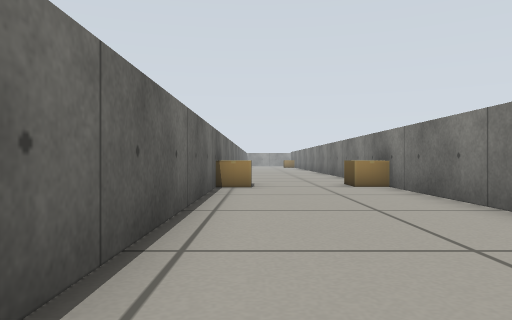
View 1 (above)

24 first-person views from a walk through a world built for the Gazebo simulator. The camera is 0.31 m above the floor, looks level and sees 70° across. The floor is counted in squares, 0.5 m on a side. Each view is taken from the middle of a square. On the plan, view 1 faces up. The plan holds only what a view shows up to about 10 squares ahead; the rest is blank.

View 2
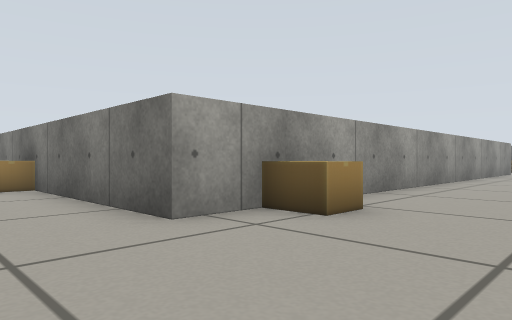

View 3
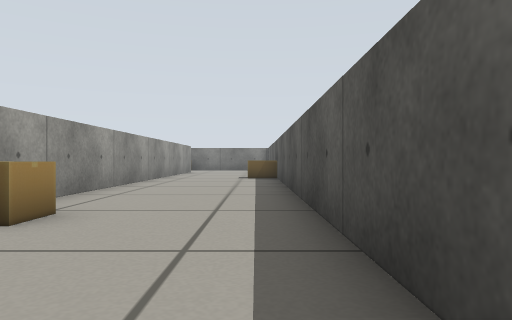

View 4
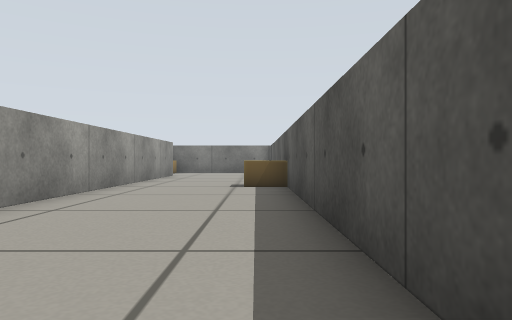

View 5
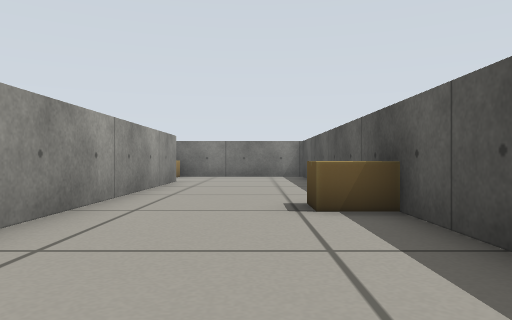

View 6
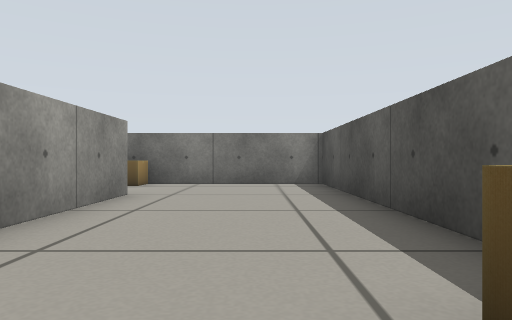

View 7
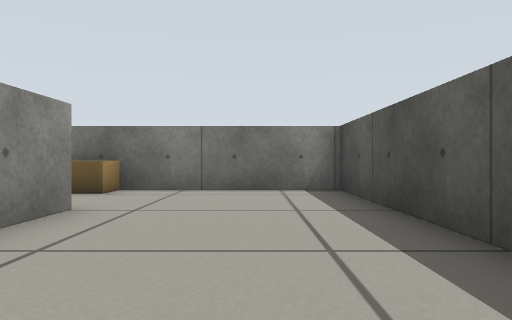

View 8
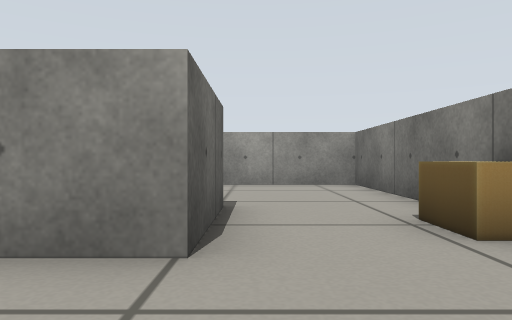

View 9
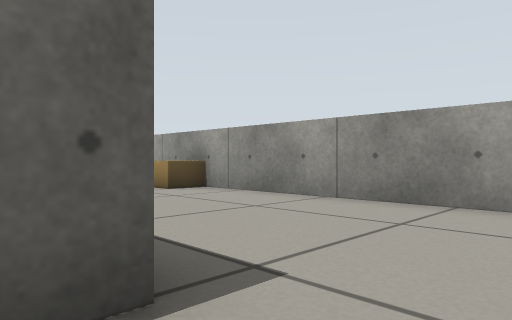

View 10
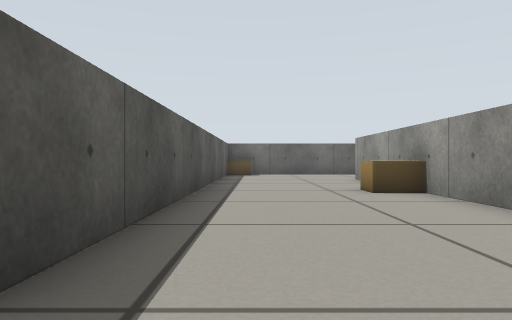

View 11
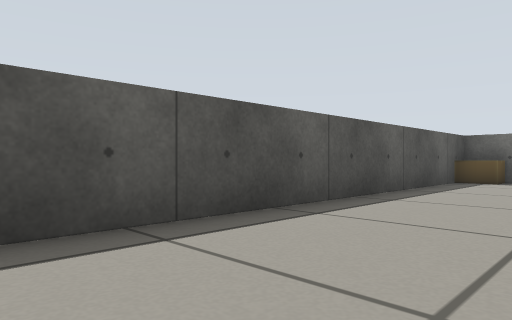

View 12
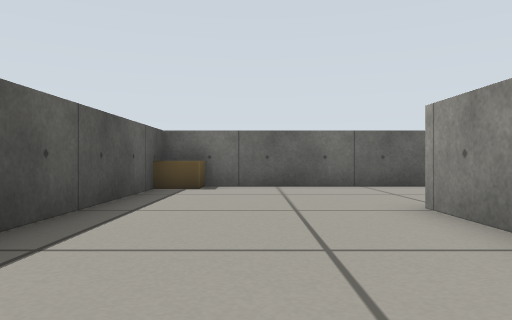

View 13
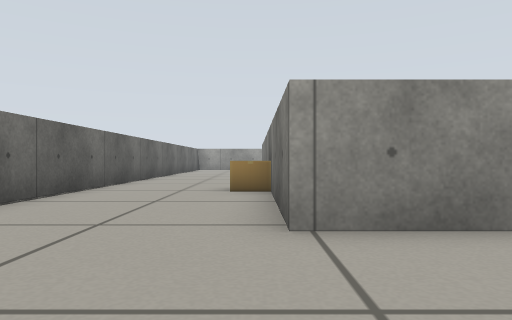

View 14
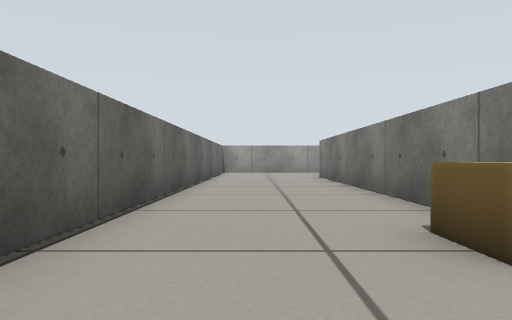

View 15
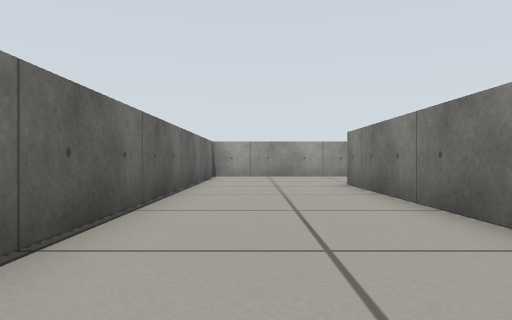

View 16
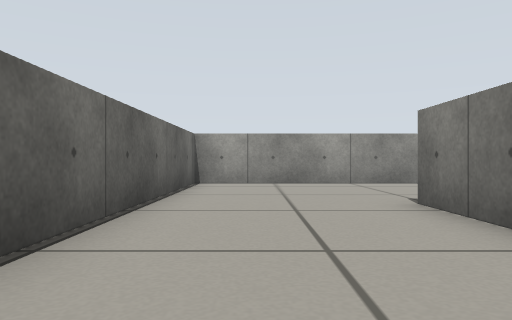

View 17
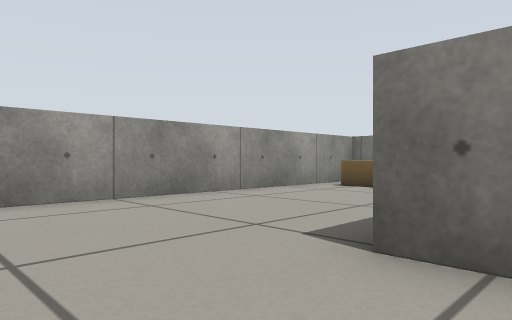

View 18
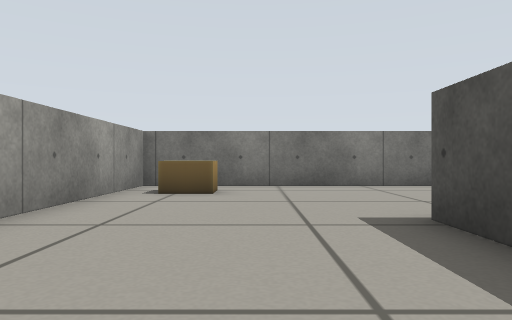

View 19
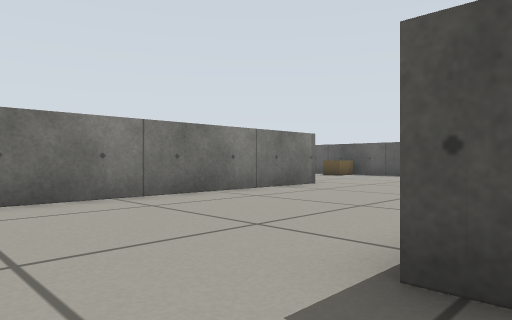

View 20
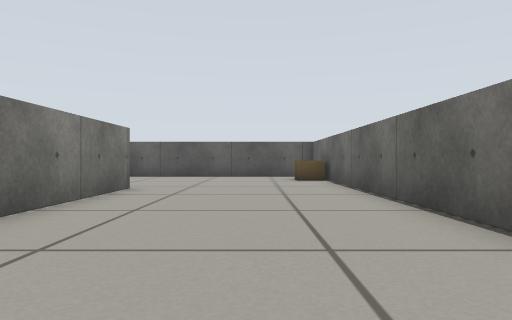

View 21
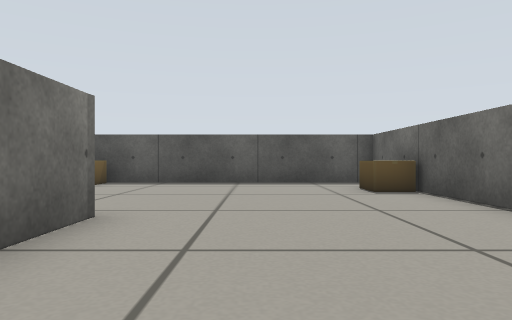

View 22
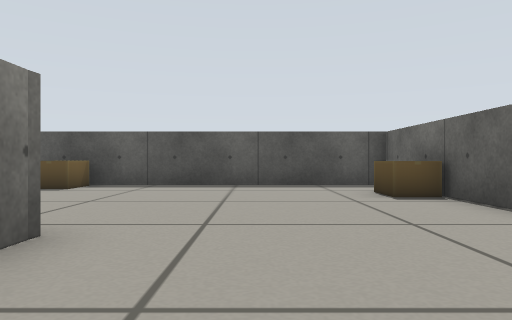

View 23
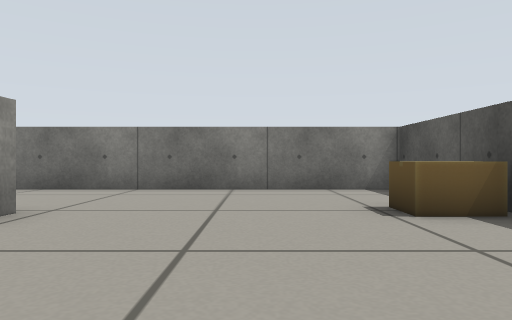

View 24
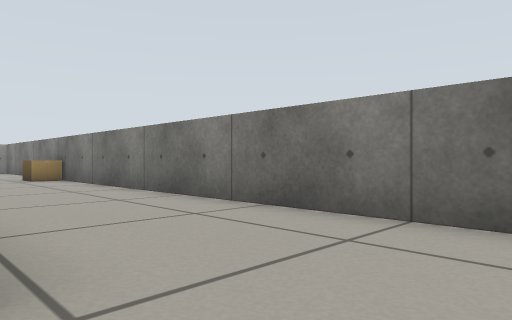

### Floor plan
Points are (right, up) in squares from view 1. A wall is a line through its corners. A room is listed if a view was taken in it or the views show most of it. See-through windows are left out.
Room 1 (views 1, 2, 3, 4, 5, 6, 7, 8, 9, 10, 11, 12, 13, 14, 15, 16, 17, 18, 19, 20, 21, 22, 23, 24)
walls: (9.3, 15.6) (9.3, 25.3); (11.8, 23.9) (11.8, 13) (22.7, 13) (22.7, 27.5); (10.5, 25.2) (11.9, 25.2); (16.8, 19.1) (16.8, 29.7) (5.4, 29.7) (5.4, 5.8); (13.5, 10.2) (9.3, 10.2) (9.3, 12.9); (6.4, 5.8) (19.6, 5.8) (19.6, 3.3) (3.1, 3.3) (3.1, 11.7); (-0.9, 9.9) (-0.9, 1.2); (2, -0.7) (22.5, -0.7) (22.5, 10.2) (14.5, 10.2)
objects: cardboard box (-1, 9) to (0, 9); cardboard box (3, 9); cardboard box (5, 3); cardboard box (6, 6) to (6, 7); cardboard box (9, 14) to (9, 15); cardboard box (12, 15); cardboard box (14, 0); cardboard box (14, 9) to (14, 10); cardboard box (15, 28) to (15, 29); cardboard box (19, 14) to (20, 14); cardboard box (22, 4) to (22, 5)

Positions as (right, up) in squares from view 1, and headings:
1: (0, 0), facing up
2: (1, 0), facing up-right
3: (1, 0), facing right
4: (5, 0), facing right
5: (9, 1), facing right
6: (13, 1), facing right
7: (15, 1), facing right
8: (20, 1), facing up
9: (21, 5), facing up-left
10: (21, 7), facing left
11: (17, 9), facing down-left
12: (14, 8), facing left
13: (9, 7), facing up
14: (7, 12), facing up
15: (7, 16), facing up
16: (7, 20), facing up
17: (7, 24), facing up-right
18: (8, 27), facing right
19: (11, 27), facing down-right
20: (14, 27), facing down
21: (15, 23), facing down
22: (15, 22), facing down
23: (15, 16), facing right
24: (19, 17), facing up-right
